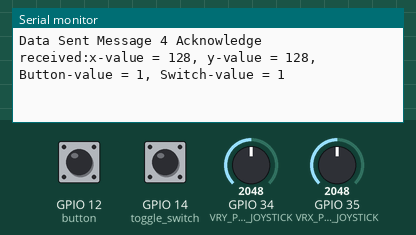
Recording of a sketch running on a simulated ESP32. Parts: the last lines printed to the serial monitor. The inputs (shaded band) are chosen by the test bench; at power-on: GPIO 34 (VRY_PIN_RIGHT_JOYSTICK) = 2048, GPIO 35 (VRX_PIN_LEFT_JOYSTICK) = 2048, GPIO 12 (button) HIGH, GPIO 14 (toggle_switch) HIGH. No radio packets arrive unless stated.

Above: at 1.2 s.
1.3 s: GPIO 34 (VRY_PIN_RIGHT_JOYSTICK) set to 2866
At 1.39 s:
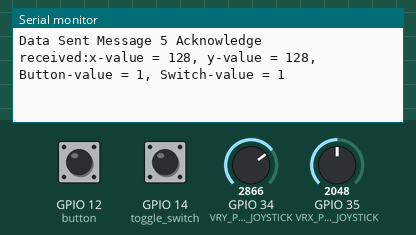
2.8 s: GPIO 35 (VRX_PIN_LEFT_JOYSTICK) set to 2866
At 2.83 s:
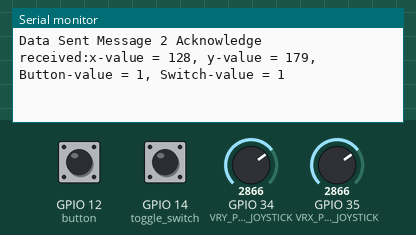
4.3 s: GPIO 12 (button) pulled LOW for 0.15 s
At 4.47 s:
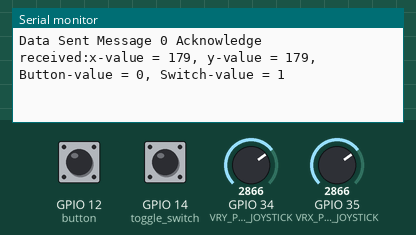
5.9 s: GPIO 14 (toggle_switch) pulled LOW for 0.15 s
At 6.11 s:
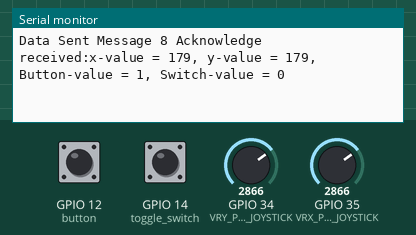
7.5 s: GPIO 12 (button) pulled LOW for 1 s
At 7.76 s:
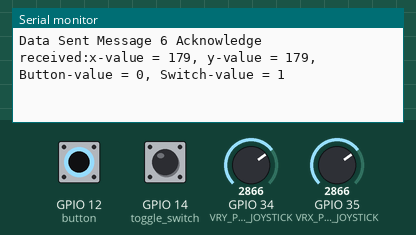
10.0 s: GPIO 14 (toggle_switch) pulled LOW for 1 s
At 10.43 s:
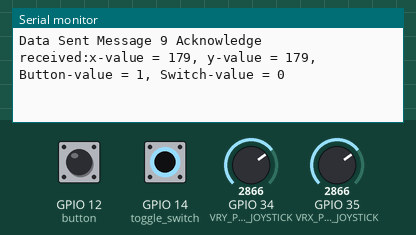
Timing chart, 0 to 13.0 s (numbered marks = the images above; inputs shaded):
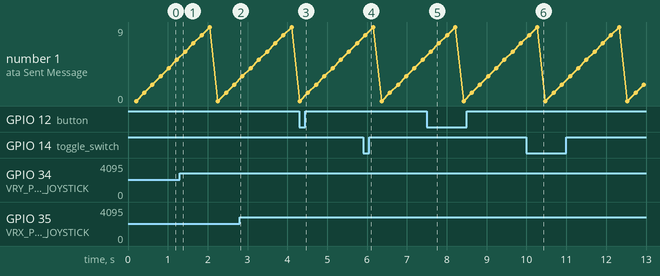

Measured:
- after the input at 4.3 s, the serial monitor: prints a new line at once (image 3)
- after the input at 5.9 s, the serial monitor: prints a new line after 0.06 s (image 4)
- after the input at 7.5 s, the serial monitor: prints a new line after 0.10 s (image 5)
- after the input at 10.0 s, the serial monitor: prints a new line after 0.07 s (image 6)

The sketch:

ESP32_Sender_Code.ino
```cpp
// sender code
// SimpleTx - the master or the transmitter

// ADD A JOYSTICK CODE

#include <SPI.h>
#include <nRF24L01.h>
#include <RF24.h>

#define CE_PIN 22
#define CSN_PIN 21

#define VRX_PIN_LEFT_JOYSTICK 35   // Controls Left Joystick. X position (Horizontal)
#define VRY_PIN_RIGHT_JOYSTICK 34  // Controls Right Joystick. Y position (Vertical)
#define button 12
#define toggle_switch 14

int xValue = 0;  // Initial position at (0,0)
int yValue = 0;  // Initial position at (0,0)

// int prevState = HIGH;
// int currentState;

const byte thisSlaveAddress[5] = { 'R', 'x', 'A', 'A', 'A' };
RF24 radio(CE_PIN, CSN_PIN);
char dataToSend[10] = "Message 0";
char txNum = '0';
unsigned long currentMillis;
unsigned long prevMillis;
unsigned long txIntervalMillis = 200;  // send once per second

struct data_pack {
  int xValuePack;
  int yValuePack;
  int buttonState;
  int togSwitchVal;
};

data_pack data_var;

void setup() {
  Serial.begin(115200);
  pinMode(VRX_PIN_LEFT_JOYSTICK, INPUT);
  pinMode(VRY_PIN_RIGHT_JOYSTICK, INPUT);
  Serial.println("SimpleTx Starting");
  radio.begin();
  radio.setDataRate(RF24_250KBPS);
  radio.setRetries(3, 5);  // delay, count
  radio.openWritingPipe(thisSlaveAddress);
  pinMode(button, INPUT_PULLUP);
  pinMode(toggle_switch, INPUT_PULLUP);
}

void loop() {

  data_var.xValuePack = analogRead(VRX_PIN_LEFT_JOYSTICK) >> 4;
  data_var.yValuePack = analogRead(VRY_PIN_RIGHT_JOYSTICK) >> 4;
  data_var.buttonState = digitalRead(button);
  data_var.togSwitchVal = digitalRead(toggle_switch);
  currentMillis = millis();
  if (currentMillis - prevMillis >= txIntervalMillis) {
    send(data_var.xValuePack, data_var.yValuePack, data_var.buttonState, data_var.togSwitchVal);
    prevMillis = millis();
  }
}

void send(int X_VAL_HORIZONTAL, int Y_VAL_VERTICAL, int BUTTON_VAL, int SWITCH_VAL) {
  bool rslt_data_bool, rslt_button_bool;

  //  rslt_message = radio.write(&dataToSend, sizeof(dataToSend));
  rslt_data_bool = radio.write(&data_var, sizeof(data_var));


  // Always use sizeof() as it gives the size as the number of bytes.
  // For example if dataToSend was an int sizeof() would correctly return 2
  Serial.print("Data Sent ");
  Serial.print(dataToSend);
  if (rslt_data_bool) {
    Serial.print(" Acknowledge received:");
    Serial.print("x-value = ");
    Serial.print(X_VAL_HORIZONTAL);
    Serial.print(", y-value = ");
    Serial.print(Y_VAL_VERTICAL);
    Serial.print(", Button-value = ");
    Serial.print(BUTTON_VAL);
    Serial.print(", Switch-value = ");
    Serial.println(SWITCH_VAL);
    updateMessage();
  } else {
    Serial.println(" Tx failed");
  }
}
void updateMessage() {
  // can see that new data is being sent
  txNum += 1;
  if (txNum > '9') {
    txNum = '0';
  }
  dataToSend[8] = txNum;
}
```
